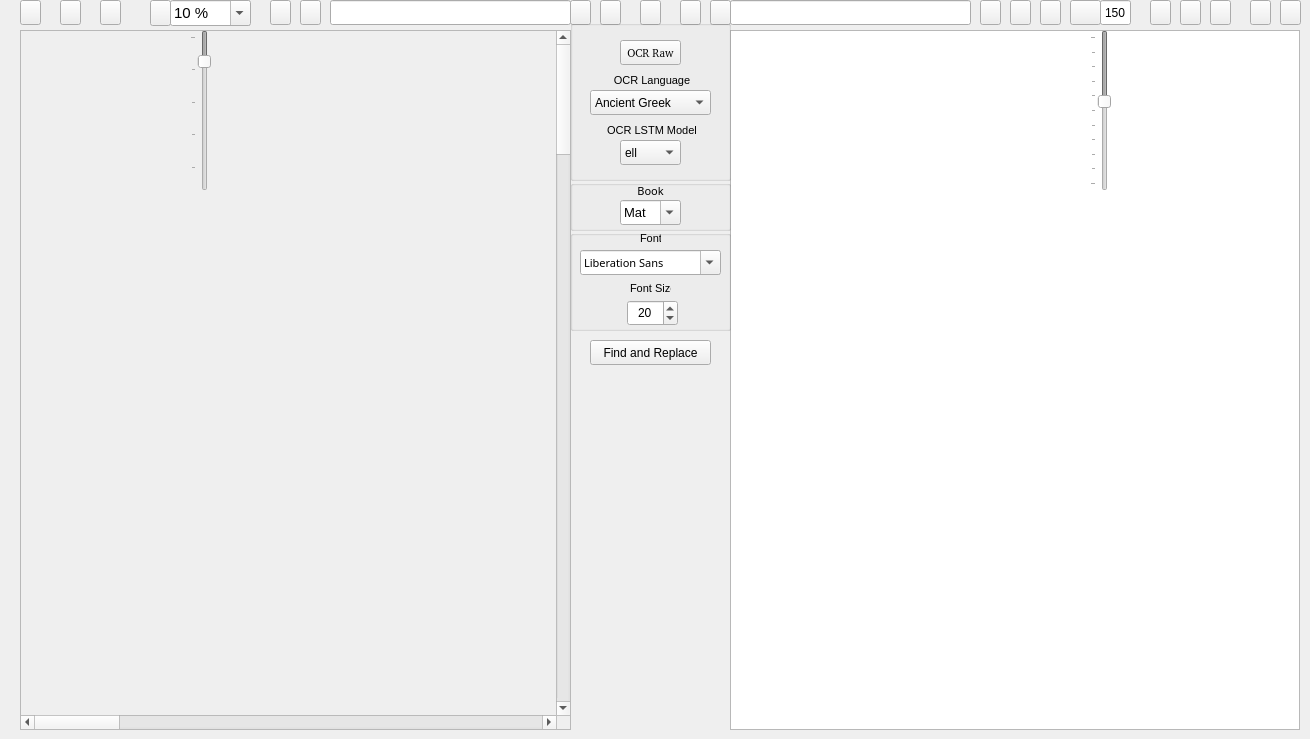
  <widget class="QWidget" name="centralwidget">
   <widget class="QScrollArea" name="ImagescrollArea">
    <property name="geometry">
     <rect>
      <x>20</x>
      <y>30</y>
      <width>551</width>
      <height>700</height>
     </rect>
    </property>
    <property name="sizePolicy">
     <sizepolicy hsizetype="Preferred" vsizetype="Preferred">
      <horstretch>0</horstretch>
      <verstretch>0</verstretch>
     </sizepolicy>
    </property>
    <property name="minimumSize">
     <size>
      <width>501</width>
      <height>600</height>
     </size>
    </property>
    <property name="widgetResizable">
     <bool>true</bool>
    </property>
    <property name="alignment">
     <set>Qt::AlignLeading|Qt::AlignLeft|Qt::AlignTop</set>
    </property>
    <widget class="QWidget" name="ImagescrollAreaWidgetContents">
     <property name="geometry">
      <rect>
       <x>-1070</x>
       <y>0</y>
       <width>3200</width>
       <height>4800</height>
      </rect>
     </property>
     <property name="sizePolicy">
      <sizepolicy hsizetype="Minimum" vsizetype="Minimum">
       <horstretch>0</horstretch>
       <verstretch>0</verstretch>
      </sizepolicy>
     </property>
     <property name="minimumSize">
      <size>
       <width>3200</width>
       <height>4800</height>
      </size>
     </property>
     <property name="sizeIncrement">
      <size>
       <width>0</width>
       <height>0</height>
      </size>
     </property>
     <property name="baseSize">
      <size>
       <width>520</width>
       <height>700</height>
      </size>
     </property>
     <widget class="QLabel" name="Image">
      <property name="geometry">
       <rect>
        <x>0</x>
        <y>2</y>
        <width>6800</width>
        <height>9600</height>
       </rect>
      </property>
      <property name="sizePolicy">
       <sizepolicy hsizetype="Expanding" vsizetype="Expanding">
        <horstretch>0</horstretch>
        <verstretch>0</verstretch>
       </sizepolicy>
      </property>
      <property name="minimumSize">
       <size>
        <width>3400</width>
        <height>4800</height>
       </size>
      </property>
      <property name="baseSize">
       <size>
        <width>520</width>
        <height>700</height>
       </size>
      </property>
      <property name="text">
       <string/>
      </property>
      <property name="scaledContents">
       <bool>false</bool>
      </property>
      <property name="alignment">
       <set>Qt::AlignLeading|Qt::AlignLeft|Qt::AlignTop</set>
      </property>
     </widget>
    </widget>
   </widget>
   <widget class="QPushButton" name="OpenImageFilebutton">
    <property name="geometry">
     <rect>
      <x>20</x>
      <y>0</y>
      <width>21</width>
      <height>25</height>
     </rect>
    </property>
    <property name="font">
     <font>
      <family>FROMVS [MAXR]</family>
      <pointsize>8</pointsize>
     </font>
    </property>
    <property name="toolTip">
     <string>Open current image</string>
    </property>
    <property name="text">
     <string/>
    </property>
    <property name="icon">
     <iconset resource="../UI_Icons.qrc">
      <normaloff>:/Icons/Icons/folder-open-image.png</normaloff>:/Icons/Icons/folder-open-image.png</iconset>
    </property>
   </widget>
   <widget class="QLineEdit" name="ImageLe">
    <property name="geometry">
     <rect>
      <x>330</x>
      <y>0</y>
      <width>241</width>
      <height>25</height>
     </rect>
    </property>
    <property name="toolTip">
     <string>Current image name</string>
    </property>
   </widget>
   <widget class="QPushButton" name="EditCorrectedTextbutton">
    <property name="geometry">
     <rect>
      <x>980</x>
      <y>0</y>
      <width>21</width>
      <height>25</height>
     </rect>
    </property>
    <property name="font">
     <font>
      <family>FROMVS [MAXR]</family>
      <pointsize>8</pointsize>
     </font>
    </property>
    <property name="toolTip">
     <string>Open current text(.txt,.csv) file</string>
    </property>
    <property name="text">
     <string/>
    </property>
    <property name="icon">
     <iconset resource="../UI_Icons.qrc">
      <normaloff>:/Icons/Icons/folder-open-document-text.png</normaloff>:/Icons/Icons/folder-open-document-text.png</iconset>
    </property>
   </widget>
   <widget class="QPushButton" name="SaveAsOCRCorrTextbutton">
    <property name="geometry">
     <rect>
      <x>1250</x>
      <y>0</y>
      <width>21</width>
      <height>25</height>
     </rect>
    </property>
    <property name="font">
     <font>
      <family>FROMVS [MAXR]</family>
      <pointsize>8</pointsize>
     </font>
    </property>
    <property name="toolTip">
     <string>Save current text file as...</string>
    </property>
    <property name="text">
     <string/>
    </property>
    <property name="icon">
     <iconset resource="../UI_Icons.qrc">
      <normaloff>:/Icons/Icons/disk-rename.png</normaloff>:/Icons/Icons/disk-rename.png</iconset>
    </property>
   </widget>
   <widget class="QPushButton" name="SaveOCRCorrTextbutton">
    <property name="geometry">
     <rect>
      <x>1280</x>
      <y>0</y>
      <width>21</width>
      <height>25</height>
     </rect>
    </property>
    <property name="font">
     <font>
      <family>FROMVS [MAXR]</family>
      <pointsize>8</pointsize>
     </font>
    </property>
    <property name="toolTip">
     <string>Overwrite current text file</string>
    </property>
    <property name="text">
     <string/>
    </property>
    <property name="icon">
     <iconset resource="../UI_Icons.qrc">
      <normaloff>:/Icons/Icons/disk.png</normaloff>:/Icons/Icons/disk.png</iconset>
    </property>
   </widget>
   <widget class="QTextEdit" name="OCRText">
    <property name="geometry">
     <rect>
      <x>730</x>
      <y>30</y>
      <width>570</width>
      <height>700</height>
     </rect>
    </property>
    <property name="minimumSize">
     <size>
      <width>540</width>
      <height>600</height>
     </size>
    </property>
    <property name="font">
     <font>
      <pointsize>8</pointsize>
     </font>
    </property>
   </widget>
   <widget class="QPushButton" name="Writerbutton">
    <property name="geometry">
     <rect>
      <x>1180</x>
      <y>0</y>
      <width>21</width>
      <height>25</height>
     </rect>
    </property>
    <property name="toolTip">
     <string>Edit current text(.txt) file with OpenOffice Writer</string>
    </property>
    <property name="text">
     <string/>
    </property>
    <property name="icon">
     <iconset resource="../UI_Icons.qrc">
      <normaloff>:/Icons/Icons/libreoffice-writer.png</normaloff>:/Icons/Icons/libreoffice-writer.png</iconset>
    </property>
   </widget>
   <widget class="QPushButton" name="Calcbutton">
    <property name="geometry">
     <rect>
      <x>1210</x>
      <y>0</y>
      <width>21</width>
      <height>25</height>
     </rect>
    </property>
    <property name="toolTip">
     <string>Edit current text(.csv) file with OpenOffice Calc</string>
    </property>
    <property name="text">
     <string/>
    </property>
    <property name="icon">
     <iconset resource="../UI_Icons.qrc">
      <normaloff>:/Icons/Icons/libreoffice-calc.png</normaloff>:/Icons/Icons/libreoffice-calc.png</iconset>
    </property>
   </widget>
   <widget class="QPushButton" name="reloadTextbutton">
    <property name="geometry">
     <rect>
      <x>710</x>
      <y>0</y>
      <width>21</width>
      <height>25</height>
     </rect>
    </property>
    <property name="toolTip">
     <string>Reload current text</string>
    </property>
    <property name="text">
     <string/>
    </property>
    <property name="icon">
     <iconset resource="../UI_Icons.qrc">
      <normaloff>:/Icons/Icons/reload-text.png</normaloff>:/Icons/Icons/reload-text.png</iconset>
    </property>
   </widget>
   <widget class="QPushButton" name="reloadImagebutton">
    <property name="geometry">
     <rect>
      <x>570</x>
      <y>0</y>
      <width>21</width>
      <height>25</height>
     </rect>
    </property>
    <property name="toolTip">
     <string>Reload current image</string>
    </property>
    <property name="text">
     <string/>
    </property>
    <property name="icon">
     <iconset resource="../UI_Icons.qrc">
      <normaloff>:/Icons/Icons/reload.png</normaloff>:/Icons/Icons/reload.png</iconset>
    </property>
   </widget>
   <widget class="QPushButton" name="MyPixlerbutton">
    <property name="geometry">
     <rect>
      <x>60</x>
      <y>0</y>
      <width>21</width>
      <height>25</height>
     </rect>
    </property>
    <property name="toolTip">
     <string>Edit images with Pixer</string>
    </property>
    <property name="text">
     <string/>
    </property>
    <property name="icon">
     <iconset resource="../UI_Icons.qrc">
      <normaloff>:/Icons/Icons/BiblionPixler1.png</normaloff>:/Icons/Icons/BiblionPixler1.png</iconset>
    </property>
   </widget>
   <widget class="QPushButton" name="Deskewbutton">
    <property name="geometry">
     <rect>
      <x>100</x>
      <y>0</y>
      <width>21</width>
      <height>25</height>
     </rect>
    </property>
    <property name="font">
     <font>
      <pointsize>8</pointsize>
     </font>
    </property>
    <property name="toolTip">
     <string>Deskew current image</string>
    </property>
    <property name="text">
     <string/>
    </property>
    <property name="icon">
     <iconset resource="../UI_Icons.qrc">
      <normaloff>:/Icons/Icons/deskew_clear.png</normaloff>:/Icons/Icons/deskew_clear.png</iconset>
    </property>
   </widget>
   <widget class="QPushButton" name="PrevImgButton">
    <property name="geometry">
     <rect>
      <x>270</x>
      <y>0</y>
      <width>21</width>
      <height>25</height>
     </rect>
    </property>
    <property name="toolTip">
     <string>Previous current image - !pair independent</string>
    </property>
    <property name="text">
     <string/>
    </property>
    <property name="icon">
     <iconset resource="../UI_Icons.qrc">
      <normaloff>:/Icons/Icons/back_image.png</normaloff>:/Icons/Icons/back_image.png</iconset>
    </property>
   </widget>
   <widget class="QPushButton" name="NextImgButton">
    <property name="geometry">
     <rect>
      <x>300</x>
      <y>0</y>
      <width>21</width>
      <height>25</height>
     </rect>
    </property>
    <property name="toolTip">
     <string>Next current image - !pair independent</string>
    </property>
    <property name="text">
     <string/>
    </property>
    <property name="icon">
     <iconset resource="../UI_Icons.qrc">
      <normaloff>:/Icons/Icons/forward_image.png</normaloff>:/Icons/Icons/forward_image.png</iconset>
    </property>
   </widget>
   <widget class="QPushButton" name="PrevTxtButton">
    <property name="geometry">
     <rect>
      <x>1010</x>
      <y>0</y>
      <width>21</width>
      <height>25</height>
     </rect>
    </property>
    <property name="toolTip">
     <string>Previous current text - !pair independent</string>
    </property>
    <property name="text">
     <string/>
    </property>
    <property name="icon">
     <iconset resource="../UI_Icons.qrc">
      <normaloff>:/Icons/Icons/back_text.png</normaloff>:/Icons/Icons/back_text.png</iconset>
    </property>
   </widget>
   <widget class="QPushButton" name="NextTxtButton">
    <property name="geometry">
     <rect>
      <x>1040</x>
      <y>0</y>
      <width>21</width>
      <height>25</height>
     </rect>
    </property>
    <property name="toolTip">
     <string>Next current text - !pair independent</string>
    </property>
    <property name="text">
     <string/>
    </property>
    <property name="icon">
     <iconset resource="../UI_Icons.qrc">
      <normaloff>:/Icons/Icons/forward_text.png</normaloff>:/Icons/Icons/forward_text.png</iconset>
    </property>
   </widget>
   <widget class="QPushButton" name="BothNextButton">
    <property name="geometry">
     <rect>
      <x>680</x>
      <y>0</y>
      <width>21</width>
      <height>25</height>
     </rect>
    </property>
    <property name="toolTip">
     <string>Next current image|text pair</string>
    </property>
    <property name="text">
     <string/>
    </property>
    <property name="icon">
     <iconset resource="../UI_Icons.qrc">
      <normaloff>:/Icons/Icons/ui-button-navigation.png</normaloff>:/Icons/Icons/ui-button-navigation.png</iconset>
    </property>
   </widget>
   <widget class="QPushButton" name="BothPrevButton">
    <property name="geometry">
     <rect>
      <x>600</x>
      <y>0</y>
      <width>21</width>
      <height>25</height>
     </rect>
    </property>
    <property name="toolTip">
     <string>Previous current image|text pair</string>
    </property>
    <property name="text">
     <string/>
    </property>
    <property name="icon">
     <iconset resource="../UI_Icons.qrc">
      <normaloff>:/Icons/Icons/ui-button-navigation-back.png</normaloff>:/Icons/Icons/ui-button-navigation-back.png</iconset>
    </property>
   </widget>
   <widget class="QPushButton" name="BothLoadButton">
    <property name="enabled">
     <bool>true</bool>
    </property>
    <property name="geometry">
     <rect>
      <x>640</x>
      <y>0</y>
      <width>21</width>
      <height>25</height>
     </rect>
    </property>
    <property name="toolTip">
     <string>Load current image|text pair</string>
    </property>
    <property name="text">
     <string/>
    </property>
    <property name="icon">
     <iconset resource="../UI_Icons.qrc">
      <normaloff>:/Icons/Icons/documents1.png</normaloff>:/Icons/Icons/documents1.png</iconset>
    </property>
   </widget>
   <widget class="QGroupBox" name="OCRgroupBox">
    <property name="geometry">
     <rect>
      <x>570</x>
      <y>20</y>
      <width>161</width>
      <height>161</height>
     </rect>
    </property>
    <property name="title">
     <string/>
    </property>
    <widget class="QComboBox" name="OCRlangComboBox">
     <property name="geometry">
      <rect>
       <x>20</x>
       <y>70</y>
       <width>121</width>
       <height>25</height>
      </rect>
     </property>
     <property name="toolTip">
      <string>Select OCR language</string>
     </property>
     <property name="locale">
      <locale language="English" country="UnitedStates"/>
     </property>
     <property name="editable">
      <bool>false</bool>
     </property>
     <item>
      <property name="text">
       <string>Ancient Greek</string>
      </property>
     </item>
     <item>
      <property name="text">
       <string>Middle Greek</string>
      </property>
     </item>
     <item>
      <property name="text">
       <string>Modern Greek</string>
      </property>
     </item>
     <item>
      <property name="text">
       <string>Hebrew</string>
      </property>
     </item>
     <item>
      <property name="text">
       <string>Latin</string>
      </property>
     </item>
    </widget>
    <widget class="QLabel" name="OCRlanglabel">
     <property name="geometry">
      <rect>
       <x>40</x>
       <y>50</y>
       <width>81</width>
       <height>20</height>
      </rect>
     </property>
     <property name="font">
      <font>
       <pointsize>8</pointsize>
      </font>
     </property>
     <property name="text">
      <string> OCR Language</string>
     </property>
     <property name="alignment">
      <set>Qt::AlignCenter</set>
     </property>
    </widget>
    <widget class="QLabel" name="OCRModellabel">
     <property name="geometry">
      <rect>
       <x>30</x>
       <y>100</y>
       <width>101</width>
       <height>20</height>
      </rect>
     </property>
     <property name="font">
      <font>
       <pointsize>8</pointsize>
      </font>
     </property>
     <property name="toolTip">
      <string>Select OCR LSTM model</string>
     </property>
     <property name="text">
      <string> OCR LSTM Model</string>
     </property>
     <property name="alignment">
      <set>Qt::AlignCenter</set>
     </property>
    </widget>
    <widget class="QComboBox" name="OCRModelComboBox">
     <property name="geometry">
      <rect>
       <x>50</x>
       <y>120</y>
       <width>61</width>
       <height>25</height>
      </rect>
     </property>
     <property name="toolTip">
      <string>Select OCR language model</string>
     </property>
     <property name="locale">
      <locale language="English" country="UnitedStates"/>
     </property>
     <property name="editable">
      <bool>false</bool>
     </property>
     <item>
      <property name="text">
       <string>ell</string>
      </property>
     </item>
     <item>
      <property name="text">
       <string>grc</string>
      </property>
     </item>
     <item>
      <property name="text">
       <string>feg</string>
      </property>
     </item>
     <item>
      <property name="text">
       <string>heb</string>
      </property>
     </item>
     <item>
      <property name="text">
       <string>feh</string>
      </property>
     </item>
     <item>
      <property name="text">
       <string>lat</string>
      </property>
     </item>
     <item>
      <property name="text">
       <string>fel</string>
      </property>
     </item>
    </widget>
    <widget class="QPushButton" name="OCRbutton">
     <property name="geometry">
      <rect>
       <x>50</x>
       <y>20</y>
       <width>61</width>
       <height>25</height>
      </rect>
     </property>
     <property name="font">
      <font>
       <family>FROMVS [MAXR]</family>
       <pointsize>8</pointsize>
      </font>
     </property>
     <property name="toolTip">
      <string>OCR current image</string>
     </property>
     <property name="text">
      <string>OCR Raw</string>
     </property>
     <property name="icon">
      <iconset resource="../UI_Icons.qrc">
       <normaloff>:/Icons/Icons/ocr3.png</normaloff>:/Icons/Icons/ocr3.png</iconset>
     </property>
    </widget>
   </widget>
   <widget class="QLineEdit" name="TextLE">
    <property name="geometry">
     <rect>
      <x>730</x>
      <y>0</y>
      <width>241</width>
      <height>25</height>
     </rect>
    </property>
   </widget>
   <widget class="QGroupBox" name="SessiongroupBox">
    <property name="geometry">
     <rect>
      <x>570</x>
      <y>180</y>
      <width>161</width>
      <height>51</height>
     </rect>
    </property>
    <property name="title">
     <string/>
    </property>
    <widget class="QLabel" name="booklabel">
     <property name="geometry">
      <rect>
       <x>50</x>
       <y>0</y>
       <width>61</width>
       <height>21</height>
      </rect>
     </property>
     <property name="font">
      <font>
       <family>FROMVS</family>
       <pointsize>8</pointsize>
       <weight>50</weight>
       <italic>false</italic>
       <bold>false</bold>
      </font>
     </property>
     <property name="text">
      <string>Book</string>
     </property>
     <property name="alignment">
      <set>Qt::AlignCenter</set>
     </property>
    </widget>
    <widget class="QComboBox" name="bookComboBox">
     <property name="geometry">
      <rect>
       <x>50</x>
       <y>20</y>
       <width>61</width>
       <height>25</height>
      </rect>
     </property>
     <property name="font">
      <font>
       <pointsize>10</pointsize>
      </font>
     </property>
     <property name="toolTip">
      <string>Bible book current image|text directory</string>
     </property>
     <property name="editable">
      <bool>true</bool>
     </property>
     <item>
      <property name="text">
       <string>Mat</string>
      </property>
     </item>
     <item>
      <property name="text">
       <string>Mar</string>
      </property>
     </item>
     <item>
      <property name="text">
       <string>Luk</string>
      </property>
     </item>
     <item>
      <property name="text">
       <string>Joh</string>
      </property>
     </item>
     <item>
      <property name="text">
       <string>Act</string>
      </property>
     </item>
     <item>
      <property name="text">
       <string>Rom</string>
      </property>
     </item>
     <item>
      <property name="text">
       <string>1Co</string>
      </property>
     </item>
     <item>
      <property name="text">
       <string>2Co</string>
      </property>
     </item>
     <item>
      <property name="text">
       <string>Gal</string>
      </property>
     </item>
     <item>
      <property name="text">
       <string>Eph</string>
      </property>
     </item>
     <item>
      <property name="text">
       <string>Php</string>
      </property>
     </item>
     <item>
      <property name="text">
       <string>Col</string>
      </property>
     </item>
     <item>
      <property name="text">
       <string>1Th</string>
      </property>
     </item>
     <item>
      <property name="text">
       <string>2Th</string>
      </property>
     </item>
     <item>
      <property name="text">
       <string>1Ti</string>
      </property>
     </item>
     <item>
      <property name="text">
       <string>2Ti</string>
      </property>
     </item>
     <item>
      <property name="text">
       <string>Tit</string>
      </property>
     </item>
     <item>
      <property name="text">
       <string>Phm</string>
      </property>
     </item>
     <item>
      <property name="text">
       <string>Heb</string>
      </property>
     </item>
     <item>
      <property name="text">
       <string>Jas</string>
      </property>
     </item>
     <item>
      <property name="text">
       <string>1Pe</string>
      </property>
     </item>
     <item>
      <property name="text">
       <string>2Pe</string>
      </property>
     </item>
     <item>
      <property name="text">
       <string>1Jn</string>
      </property>
     </item>
     <item>
      <property name="text">
       <string>2Jn</string>
      </property>
     </item>
     <item>
      <property name="text">
       <string>3Jn</string>
      </property>
     </item>
     <item>
      <property name="text">
       <string>Jud</string>
      </property>
     </item>
     <item>
      <property name="text">
       <string>Rev</string>
      </property>
     </item>
    </widget>
   </widget>
   <widget class="QGroupBox" name="TextgroupBox">
    <property name="geometry">
     <rect>
      <x>570</x>
      <y>230</y>
      <width>161</width>
      <height>101</height>
     </rect>
    </property>
    <property name="title">
     <string/>
    </property>
    <widget class="QLabel" name="fontlabel">
     <property name="geometry">
      <rect>
       <x>70</x>
       <y>0</y>
       <width>21</width>
       <height>17</height>
      </rect>
     </property>
     <property name="font">
      <font>
       <pointsize>8</pointsize>
      </font>
     </property>
     <property name="text">
      <string>Font</string>
     </property>
    </widget>
    <widget class="QLabel" name="fontSizelabel">
     <property name="geometry">
      <rect>
       <x>60</x>
       <y>50</y>
       <width>41</width>
       <height>17</height>
      </rect>
     </property>
     <property name="font">
      <font>
       <pointsize>8</pointsize>
      </font>
     </property>
     <property name="text">
      <string>Font Size</string>
     </property>
    </widget>
    <widget class="QSpinBox" name="fontSizeBox">
     <property name="geometry">
      <rect>
       <x>57</x>
       <y>70</y>
       <width>51</width>
       <height>26</height>
      </rect>
     </property>
     <property name="toolTip">
      <string>Select font size</string>
     </property>
     <property name="alignment">
      <set>Qt::AlignCenter</set>
     </property>
     <property name="minimum">
      <number>6</number>
     </property>
     <property name="maximum">
      <number>30</number>
     </property>
     <property name="value">
      <number>20</number>
     </property>
    </widget>
    <widget class="QFontComboBox" name="fontComboBox">
     <property name="geometry">
      <rect>
       <x>10</x>
       <y>20</y>
       <width>141</width>
       <height>25</height>
      </rect>
     </property>
     <property name="font">
      <font>
       <family>FROMVS</family>
       <pointsize>8</pointsize>
       <weight>50</weight>
       <italic>false</italic>
       <bold>false</bold>
      </font>
     </property>
     <property name="toolTip">
      <string>Select font</string>
     </property>
    </widget>
   </widget>
   <widget class="QComboBox" name="ZoomComboBox">
    <property name="geometry">
     <rect>
      <x>170</x>
      <y>0</y>
      <width>81</width>
      <height>26</height>
     </rect>
    </property>
    <property name="sizePolicy">
     <sizepolicy hsizetype="Preferred" vsizetype="Preferred">
      <horstretch>0</horstretch>
      <verstretch>0</verstretch>
     </sizepolicy>
    </property>
    <property name="font">
     <font>
      <pointsize>11</pointsize>
     </font>
    </property>
    <property name="toolTip">
     <string>Select current image zoom</string>
    </property>
    <property name="inputMethodHints">
     <set>Qt::ImhNone</set>
    </property>
    <property name="editable">
     <bool>true</bool>
    </property>
    <property name="currentText">
     <string>10 %</string>
    </property>
    <property name="insertPolicy">
     <enum>QComboBox::NoInsert</enum>
    </property>
    <item>
     <property name="text">
      <string>10 %</string>
     </property>
    </item>
    <item>
     <property name="text">
      <string>25 %</string>
     </property>
    </item>
    <item>
     <property name="text">
      <string>50 %</string>
     </property>
    </item>
    <item>
     <property name="text">
      <string>100 %</string>
     </property>
    </item>
    <item>
     <property name="text">
      <string>200 %</string>
     </property>
    </item>
   </widget>
   <widget class="QPushButton" name="Zoombutton">
    <property name="enabled">
     <bool>true</bool>
    </property>
    <property name="geometry">
     <rect>
      <x>150</x>
      <y>0</y>
      <width>21</width>
      <height>26</height>
     </rect>
    </property>
    <property name="font">
     <font>
      <pointsize>8</pointsize>
     </font>
    </property>
    <property name="toolTip">
     <string>Zoom decorator</string>
    </property>
    <property name="text">
     <string/>
    </property>
    <property name="icon">
     <iconset resource="../UI_Icons.qrc">
      <normaloff>:/Icons/Icons/image-resize1.png</normaloff>:/Icons/Icons/image-resize1.png</iconset>
    </property>
   </widget>
   <widget class="QSlider" name="LHslider">
    <property name="enabled">
     <bool>false</bool>
    </property>
    <property name="geometry">
     <rect>
      <x>1090</x>
      <y>30</y>
      <width>21</width>
      <height>161</height>
     </rect>
    </property>
    <property name="toolTip">
     <string>Set current text line spacing</string>
    </property>
    <property name="minimum">
     <number>100</number>
    </property>
    <property name="maximum">
     <number>200</number>
    </property>
    <property name="singleStep">
     <number>2</number>
    </property>
    <property name="pageStep">
     <number>10</number>
    </property>
    <property name="value">
     <number>144</number>
    </property>
    <property name="sliderPosition">
     <number>144</number>
    </property>
    <property name="orientation">
     <enum>Qt::Vertical</enum>
    </property>
    <property name="invertedAppearance">
     <bool>true</bool>
    </property>
    <property name="tickPosition">
     <enum>QSlider::TicksAbove</enum>
    </property>
   </widget>
   <widget class="QLineEdit" name="LHlineEdit">
    <property name="geometry">
     <rect>
      <x>1100</x>
      <y>0</y>
      <width>31</width>
      <height>25</height>
     </rect>
    </property>
    <property name="toolTip">
     <string>Current text line spacing</string>
    </property>
    <property name="text">
     <string>150</string>
    </property>
    <property name="maxLength">
     <number>32767</number>
    </property>
    <property name="alignment">
     <set>Qt::AlignCenter</set>
    </property>
    <property name="placeholderText">
     <string>150</string>
    </property>
    <property name="clearButtonEnabled">
     <bool>false</bool>
    </property>
   </widget>
   <widget class="QPushButton" name="LHDialogtbutton">
    <property name="enabled">
     <bool>true</bool>
    </property>
    <property name="geometry">
     <rect>
      <x>1070</x>
      <y>0</y>
      <width>31</width>
      <height>25</height>
     </rect>
    </property>
    <property name="font">
     <font>
      <family>FROMVS [MAXR]</family>
      <pointsize>8</pointsize>
     </font>
    </property>
    <property name="toolTip">
     <string>Enable line spacing slider</string>
    </property>
    <property name="text">
     <string/>
    </property>
    <property name="icon">
     <iconset resource="../UI_Icons.qrc">
      <normaloff>:/Icons/Icons/edit-line-spacing.png</normaloff>:/Icons/Icons/edit-line-spacing.png</iconset>
    </property>
   </widget>
   <widget class="QSlider" name="Zoomslider">
    <property name="enabled">
     <bool>false</bool>
    </property>
    <property name="geometry">
     <rect>
      <x>190</x>
      <y>30</y>
      <width>21</width>
      <height>161</height>
     </rect>
    </property>
    <property name="toolTip">
     <string>Set current text line spacing</string>
    </property>
    <property name="minimum">
     <number>10</number>
    </property>
    <property name="maximum">
     <number>100</number>
    </property>
    <property name="singleStep">
     <number>1</number>
    </property>
    <property name="pageStep">
     <number>20</number>
    </property>
    <property name="value">
     <number>25</number>
    </property>
    <property name="sliderPosition">
     <number>25</number>
    </property>
    <property name="orientation">
     <enum>Qt::Vertical</enum>
    </property>
    <property name="invertedAppearance">
     <bool>true</bool>
    </property>
    <property name="tickPosition">
     <enum>QSlider::TicksAbove</enum>
    </property>
   </widget>
   <widget class="QPushButton" name="MyWriterbutton">
    <property name="geometry">
     <rect>
      <x>1150</x>
      <y>0</y>
      <width>21</width>
      <height>25</height>
     </rect>
    </property>
    <property name="toolTip">
     <string>Edit current text(.txt) file with OpenOffice Writer</string>
    </property>
    <property name="text">
     <string/>
    </property>
    <property name="icon">
     <iconset resource="../UI_Icons.qrc">
      <normaloff>:/Icons/Icons/BiblionWriter.png</normaloff>:/Icons/Icons/BiblionWriter.png</iconset>
    </property>
   </widget>
   <widget class="QPushButton" name="FindReplacebutton">
    <property name="geometry">
     <rect>
      <x>590</x>
      <y>340</y>
      <width>121</width>
      <height>25</height>
     </rect>
    </property>
    <property name="font">
     <font>
      <pointsize>9</pointsize>
     </font>
    </property>
    <property name="text">
     <string>Find and Replace</string>
    </property>
    <property name="icon">
     <iconset resource="../UI_Icons.qrc">
      <normaloff>:/Icons/Icons/search.png</normaloff>:/Icons/Icons/search.png</iconset>
    </property>
   </widget>
  </widget>
